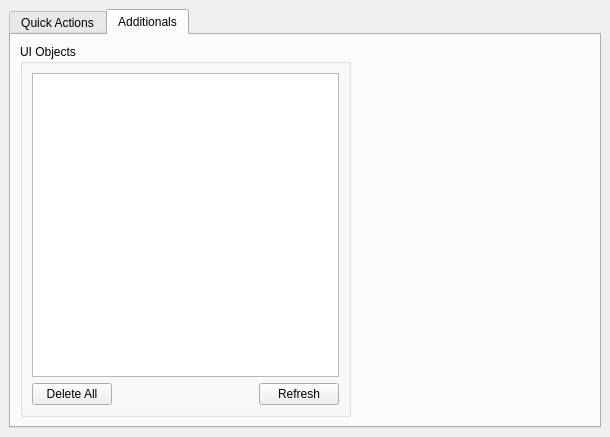
<?xml version="1.0" encoding="UTF-8"?>
<ui version="4.0">
 <class>MainWindow</class>
 <widget class="QMainWindow" name="MainWindow">
  <property name="geometry">
   <rect>
    <x>0</x>
    <y>0</y>
    <width>610</width>
    <height>437</height>
   </rect>
  </property>
  <property name="windowTitle">
   <string>QuickWindow</string>
  </property>
  <widget class="QWidget" name="centralwidget">
   <layout class="QGridLayout" name="gridLayout">
    <item row="0" column="0">
     <widget class="QTabWidget" name="tabWidget">
      <property name="currentIndex">
       <number>1</number>
      </property>
      <widget class="QWidget" name="tab">
       <attribute name="title">
        <string>Quick Actions</string>
       </attribute>
       <layout class="QGridLayout" name="gridLayout_2">
        <item row="0" column="0">
         <widget class="QPushButton" name="pushButton">
          <property name="minimumSize">
           <size>
            <width>161</width>
            <height>31</height>
           </size>
          </property>
          <property name="text">
           <string>Action1</string>
          </property>
         </widget>
        </item>
        <item row="0" column="1">
         <spacer name="horizontalSpacer">
          <property name="orientation">
           <enum>Qt::Horizontal</enum>
          </property>
          <property name="sizeHint" stdset="0">
           <size>
            <width>277</width>
            <height>20</height>
           </size>
          </property>
         </spacer>
        </item>
        <item row="1" column="0">
         <spacer name="verticalSpacer">
          <property name="orientation">
           <enum>Qt::Vertical</enum>
          </property>
          <property name="sizeHint" stdset="0">
           <size>
            <width>20</width>
            <height>338</height>
           </size>
          </property>
         </spacer>
        </item>
       </layout>
      </widget>
      <widget class="QWidget" name="tab_2">
       <attribute name="title">
        <string>Additionals</string>
       </attribute>
       <layout class="QGridLayout" name="gridLayout_4">
        <item row="0" column="0">
         <widget class="QGroupBox" name="groupBox">
          <property name="title">
           <string>UI Objects</string>
          </property>
          <layout class="QGridLayout" name="gridLayout_3">
           <item row="1" column="1">
            <spacer name="horizontalSpacer_2">
             <property name="orientation">
              <enum>Qt::Horizontal</enum>
             </property>
             <property name="sizeHint" stdset="0">
              <size>
               <width>176</width>
               <height>20</height>
              </size>
             </property>
            </spacer>
           </item>
           <item row="1" column="2">
            <widget class="QPushButton" name="pushButton_2">
             <property name="text">
              <string>Refresh</string>
             </property>
            </widget>
           </item>
           <item row="1" column="0">
            <widget class="QPushButton" name="pushButton_3">
             <property name="text">
              <string>Delete All</string>
             </property>
            </widget>
           </item>
           <item row="0" column="0" colspan="3">
            <widget class="QListWidget" name="listWidget">
             <property name="font">
              <font>
               <family>Arial</family>
               <pointsize>12</pointsize>
              </font>
             </property>
            </widget>
           </item>
          </layout>
         </widget>
        </item>
        <item row="0" column="1">
         <spacer name="horizontalSpacer_3">
          <property name="orientation">
           <enum>Qt::Horizontal</enum>
          </property>
          <property name="sizeHint" stdset="0">
           <size>
            <width>279</width>
            <height>20</height>
           </size>
          </property>
         </spacer>
        </item>
       </layout>
      </widget>
     </widget>
    </item>
   </layout>
  </widget>
 </widget>
 <resources/>
 <connections>
  <connection>
   <sender>listWidget</sender>
   <signal>itemDoubleClicked(QListWidgetItem*)</signal>
   <receiver>MainWindow</receiver>
   <slot>listItemDblClicked()</slot>
   <hints>
    <hint type="sourcelabel">
     <x>123</x>
     <y>243</y>
    </hint>
    <hint type="destinationlabel">
     <x>8</x>
     <y>258</y>
    </hint>
   </hints>
  </connection>
  <connection>
   <sender>pushButton_2</sender>
   <signal>clicked()</signal>
   <receiver>MainWindow</receiver>
   <slot>popsUIObjects()</slot>
   <hints>
    <hint type="sourcelabel">
     <x>276</x>
     <y>393</y>
    </hint>
    <hint type="destinationlabel">
     <x>310</x>
     <y>431</y>
    </hint>
   </hints>
  </connection>
  <connection>
   <sender>pushButton_3</sender>
   <signal>clicked()</signal>
   <receiver>MainWindow</receiver>
   <slot>deleteAll()</slot>
   <hints>
    <hint type="sourcelabel">
     <x>56</x>
     <y>389</y>
    </hint>
    <hint type="destinationlabel">
     <x>7</x>
     <y>400</y>
    </hint>
   </hints>
  </connection>
 </connections>
 <slots>
  <slot>listItemDblClicked()</slot>
  <slot>popsUIObjects()</slot>
  <slot>deleteAll()</slot>
 </slots>
</ui>
